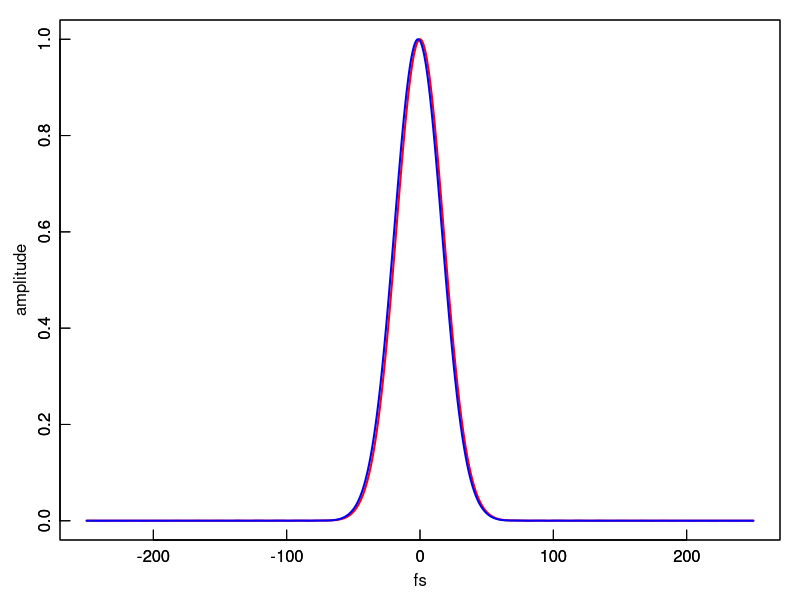

Write R code to recreate this figure.
speed_of_light <- 299792458 #m/s

#calculation parameter
division_number_frequency <- 4000
division_number_time <- 4000

#property of gold
scattering_rate <- 384 *speed_of_light *100 #1/s (<380 cm^-1 for grain size of >56nm)
plasma_frequency <- 67900 *speed_of_light *100 #1/s (67900 cm^-1)
dielectric_background <- 7.0

#parameter physics
jones_vector_initial <- c(1,1) #ps-basis (normalized)
jones_vector_final <- c(1,1) #ps-basis (normalized)
incident_angle <- 5/180*pi#radian

#Ti:saphire laser
central_wavelength <- 800 *10^(-9) #m
central_frequency <- speed_of_light/central_wavelength #1/s
pulse_duration <- 50 *10^(-15) #s 
repetition_rate <- 1*10^3 #1/s
#operating_frequency <- seq(central_frequency-5/pulse_duration, central_frequency+5/pulse_duration, by=repetition_rate) #1/s
operating_frequency <- seq(central_frequency-10/pulse_duration, central_frequency+10/pulse_duration, length=division_number_frequency) #1/s

Ep_spectrum_incident <- exp(-(operating_frequency-central_frequency)^2*(pulse_duration^2)/16)*jones_vector_initial[1]
Es_spectrum_incident <- exp(-(operating_frequency-central_frequency)^2*(pulse_duration^2)/16)*jones_vector_initial[2]

#Fourier transformation from spectrum to time
time_coordinate <- seq(-5*pulse_duration, 5*pulse_duration, length=division_number_time) #s
Ep_time_incident <- numeric(division_number_time) #0
Es_time_incident <- numeric(division_number_time) #0
for (i in 1:division_number_frequency){
	#trapzoid
	Ep_time_incident <- Ep_time_incident + Ep_spectrum_incident[i]*exp(1i*operating_frequency[i]*time_coordinate)
	Es_time_incident <- Es_time_incident + Es_spectrum_incident[i]*exp(1i*operating_frequency[i]*time_coordinate)
	#Simpson
	#Ep_time_incident <- Ep_time_incident + i%2* Ep_spectrum_incident[i]*exp(1i*operating_frequency[i]*time_coordinate)
	#Es_time_incident <- Es_time_incident + i%2* Es_spectrum_incident[i]*exp(1i*operating_frequency[i]*time_coordinate)
}

#calculating reflection coefficient
epsilon <- dielectric_background - plasma_frequency^2 / ( operating_frequency^2 + 1i*operating_frequency*scattering_rate )
refractive_index <- sqrt(epsilon)
refraction_angle <- asin(incident_angle/refractive_index)
reflection_s <- (cos(incident_angle)- refractive_index*cos(refraction_angle))/(cos(incident_angle)+ refractive_index*cos(refraction_angle))
reflection_p <- (refractive_index*cos(incident_angle)- cos(refraction_angle))/(refractive_index*cos(incident_angle)+ cos(refraction_angle))
print(epsilon)

 #reflection spectrum
Es_spectrum_refelection <- reflection_s *Es_spectrum_incident
Ep_spectrum_refelection <- reflection_p *Ep_spectrum_incident

#Fourier transformation from spectrum to time
Ep_time_refelection <- numeric(division_number_time) #0
Es_time_refelection <- numeric(division_number_time) #0
for (i in 1:division_number_frequency){
	#trapzoid
	Ep_time_refelection <- Ep_time_refelection + Ep_spectrum_refelection[i]*exp(1i*operating_frequency[i]*time_coordinate)
	Es_time_refelection <- Es_time_refelection + Es_spectrum_refelection[i]*exp(1i*operating_frequency[i]*time_coordinate)
	#Simpson
	#Ep_time_refelection <- Ep_time_refelection + i%2* Ep_spectrum_refelection[i]*exp(1i*operating_frequency[i]*time_coordinate)
	#Es_time_refelection <- Es_time_refelection + i%2* Es_spectrum_refelection[i]*exp(1i*operating_frequency[i]*time_coordinate)
}
print(Ep_spectrum_refelection[2000]/Es_spectrum_refelection[2000])

#analyzing
 detection_amplitude <- (jones_vector_final[1]*Ep_time_refelection+jones_vector_final[2]*Es_time_refelection)
 transition_amplitude <- 
 weak_value <- detection_amplitude/

png("longitudinal_shift_time_domain.png", height=1300, width=1700, res=216)
par(mar = c(3, 3, 1, 1)) #  余白の広さを行数で指定．下，左，上，右の順．
par(mgp = c(1.5, 0.3, 0)) #  余白の使い方．説明，ラベル，軸の位置を行で指定．
plot(time_coordinate*10^15, abs(Ep_time_incident)/max(abs(Ep_time_incident)),type="l",lwd=2, tcl=0.5, col="red",xlab="fs", ylab="amplitude")
par(new=T)
plot(time_coordinate*10^15, abs(detection_amplitude)/max(abs(detection_amplitude)),type="l",lwd=2, tcl=0.5, col="blue",xlab="", ylab="")
#axis(side=3, xlim=c(min(scattering_rate),max(scattering_rate)), at=c(221,261,313,384), labels=c("bulk",170,80,60), tck=1, col="blue", lty="dashed")
#mtext("Grain diameter (nm)*", side=3, line=1.5)
#axis(side=4, xlim=c(min(propagation_length),max(propagation_length)), at=c(9.0,12.0,14.7), labels=c("","",""), tck=1, col="green", lty="dashed")
#text(390,9.0, "wavelength: 800 nm")
dev.off()